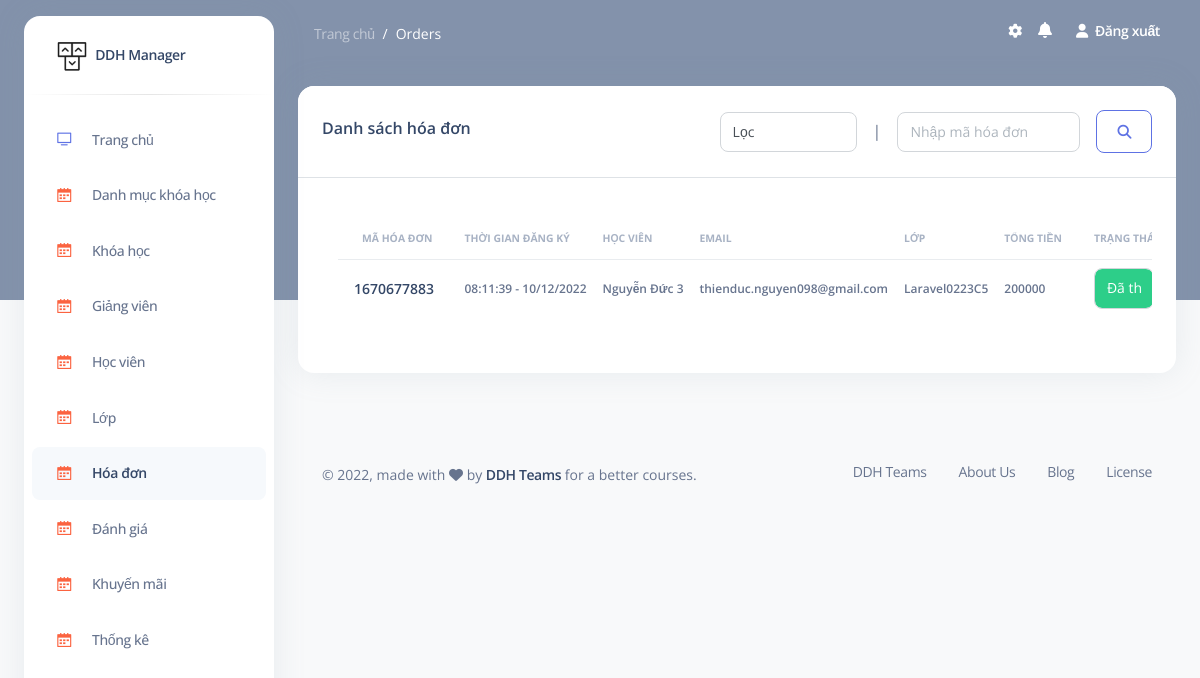
Screenshot of /admin/orders (signed in) with the database file from the repository.
### tables this page shows
CREATE TABLE `tbl_orders` (
                              `id` int NOT NULL,
                              `order_code` int DEFAULT NULL,
                              `order_date` datetime DEFAULT NULL,
                              `order_pay` tinyint DEFAULT NULL,
                              `id_students` int DEFAULT NULL,
                              `id_class` int DEFAULT NULL,
                              `amount` float DEFAULT NULL,
                              `status` tinyint DEFAULT '0'
);

CREATE TABLE `students` (
                            `id` int NOT NULL,
                            `name_student` varchar(255) DEFAULT NULL,
                            `username_student` varchar(255) DEFAULT NULL,
                            `email_student` varchar(255) DEFAULT NULL,
                            `phone_student` varchar(255) DEFAULT NULL,
                            `password_student` varchar(255) DEFAULT NULL,
                            `image_student` varchar(255) DEFAULT NULL,
                            `role` tinyint DEFAULT '1',
                            `created_at` timestamp NULL DEFAULT NULL,
                            `updated_at` timestamp NULL DEFAULT NULL,
                            `status_student` tinyint DEFAULT '0'
);

CREATE TABLE `classes` (
                           `id` int NOT NULL,
                           `name_class` varchar(255) DEFAULT NULL,
                           `id_course` int DEFAULT NULL,
                           `id_teacher` int DEFAULT NULL,
                           `slot` int DEFAULT '3',
                           `time_learn` tinyint DEFAULT NULL,
                           `time_start` date DEFAULT NULL,
                           `time_end` date DEFAULT NULL,
                           `status_class` tinyint DEFAULT '0'
);

### models/admin/orders.php (called while the page is built, shortened)
<?php
    function order_read(){
        $sql = "SELECT
            `tbl_orders`.*,
            students.name_student,
            students.email_student,
            students.phone_student,
            classes.name_class
            FROM `tbl_orders`
            INNER JOIN students ON `tbl_orders`.id_students = students.id
            INNER JOIN classes  ON `tbl_orders`.id_class = classes.id
            ORDER BY tbl_orders.status ASC
        ";
        return query($sql);
    }
?>

### models/process_db.php (called while the page is built, shortened)
<?php
    function connect(){
        $conn = null;
        try {
            $conn = new PDO("mysql:host=".DB_HOST.";dbname=".DB_NAME."", DB_USER, DB_PASS);
            $conn->setAttribute(PDO::ATTR_ERRMODE, PDO::ERRMODE_EXCEPTION);
        }catch(PDOException $e){
            echo "Connection failed: " . $e->getMessage();
        }
        return $conn;
    }
    function query($sql){
        $sql_args = array_slice(func_get_args(), 1);
        try {
            $stmt = connect()->prepare($sql);
            $stmt->execute($sql_args);
            $rows = $stmt->fetchAll();
            return $rows;
        } catch (PDOException $e) {
            throw $e;
        }
    }
?>

### global.php (called while the page is built, shortened)
<?php
    function format_datetime($type_fomat,$date){
        if($type_fomat == 'datetime'){
            return (new DateTimeImmutable($date))->format('H:i:s - d/m/Y');
        }
        else {
            return (new DateTimeImmutable($date))->format('d/m/Y');
        }
    }
?>

### views/admin/orders/read.php (the view, shortened to what this page needs)
<section class="container-fluid py-4">
    <div class="row">
        <div class="col-12">
            <div class="card mb-4">
                <div class="card-header border-bottom ">
                    <div class="d-flex justify-content-between align-items-center">
                        <h6>Danh sách hóa đơn</h6>
                        <div class="d-flex justify-content-between align-items-center">
                            <form action="<?= ORDERS ?>">
                                <select onchange="this.form.submit()" class="form-control" name="status">
                                    <option value="" <?= isset($_GET['status']) ? "" : "disabled" ?> selected>Lọc</option>
                                </select>
                            </form>
                            &emsp;|&emsp;
                            <form action="<?= ORDERS ?>" class="d-flex justify-content-center align-items-center">
                                <input type="search" name="s" class="form-control" placeholder="Nhập mã hóa đơn" value="<?= isset($_GET['s']) ? $_GET['s'] : "" ?>">
                                <?php
                                    if(isset($_GET['s'])){
                                        echo '&emsp;<a class="btn btn-outline-primary" href="'.ORDERS.'">X</a>';
                                    }else {
                                        echo '&emsp;<button class="btn btn-outline-primary"><i class="fa-solid fa-magnifying-glass"></i></button>';
                                    }
                                ?>
                            </form>
                        </div>
                    </div>
                </div>
                <div class="card-body ">
                    <div class="table-responsive p-3">
                        <table class="table align-items-center " id="examplee">
                            <thead>
                                <tr>
                                    <th class="text-uppercase text-secondary text-xxs font-weight-bolder opacity-7">Mã hóa đơn</th>
                                    <th class="text-uppercase text-secondary text-xxs font-weight-bolder opacity-7 ps-2">Thời gian đăng ký</th>
                                    <th class="text-uppercase text-secondary text-xxs font-weight-bolder opacity-7 ps-2">Học viên</th>
                                    <th class="text-uppercase text-secondary text-xxs font-weight-bolder opacity-7 ps-2">Email</th>
                                    <th class="text-uppercase text-secondary text-xxs font-weight-bolder opacity-7 ps-2">Lớp</th>
                                    <th class="text-uppercase text-secondary text-xxs font-weight-bolder opacity-7 ps-2">Tổng tiền</th>
                                    <th class="text-uppercase text-secondary text-xxs font-weight-bolder opacity-7 ps-2">Trạng thái</th>
                                </tr>
                            </thead>
                            <tbody>
                            <?php if(!empty($read_order)){ ?>
                                <?php foreach ($read_order as $keys => $values):?>
                                    <tr>
                                        <td>
                                            <div class="d-flex px-2 py-1">
                                                <div class="d-flex flex-column justify-content-center">
                                                    <h6 class="mb-0 text-sm"><?= $values['order_code'] ?></h6>
                                                </div>
                                            </div>
                                        </td>
                                        <td><p class="text-xs font-weight-bold mb-0"><?= format_datetime('datetime',$values['order_date'])  ?></p></td>
                                        <td><p class="text-xs font-weight-bold mb-0"><?= $values['name_student'] ?></p></td>
                                        <td><p class="text-xs font-weight-bold mb-0"><?= $values['email_student'] ?></p></td>
                                        <td><p class="text-xs font-weight-bold mb-0"><?= $values['name_class'] ?></p></td>
                                        <td><p class="text-xs font-weight-bold mb-0"><?= $values['amount'] ?></p></td>
                                        <td>
                                            <p class="text-xs font-weight-bold mb-0">
                                                <select
                                                        name="status_order" <?= $values['status'] == 1 || $values['status'] == 2 ? 'disabled' : "" ?>
                                                        id="status_order"
                                                        class="form-control w-75  <?= $values['status'] == 2 ? 'bg-success text-white' : "" ?> <?= $values['status'] == 1 ? 'bg-warning text-white' : "" ?>"
                                                        data-id="<?= $values['id'] ?>"
                                                        data-id-class="<?= $values['id_class'] ?>"
                                                        data-id-student="<?= $values['id_students'] ?>"
                                                        onchange="change_qtyy(this)">
                                                    <option value="2" <?= $values['status'] == 2 ? 'selected' : "" ?>>Đã thanh toán</option>
                                                </select>
                                            </p>
                                        </td>
                                    </tr>
                                <?php endforeach; ?>
                            <?php } ?>
                            </tbody>
                        </table>
                    </div>
                </div>
            </div>
        </div>
    </div>
</section>

### admin.php (style rules this page uses)
.btn { margin-bottom: 0 !important; }

### rows the page displays
tbl_orders: order_code "1670677883", order_date "08:11:39 - 10/12/2022", id_students.name_student "Nguyễn Đức 3", id_students.email_student "thienduc.nguyen098@gmail.com", id_class.name_class "Laravel0223C5", amount "200000", status_order "Đã thanh toán"

### other values shown
$_GET['module'] "Orders"
